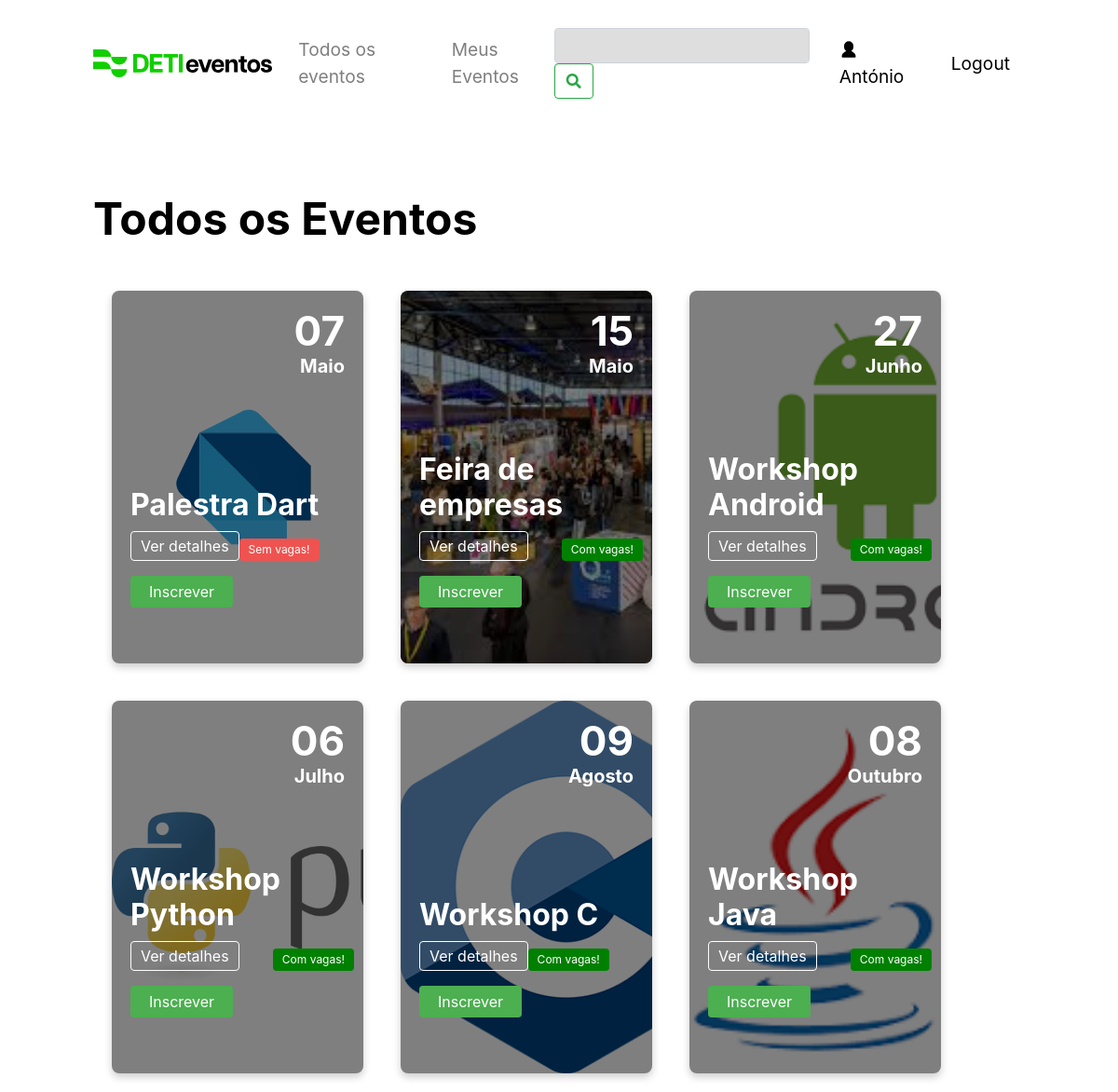
/todos_os_eventos (signed in), run on the app's committed database.
### tables this page shows
CREATE TABLE users (
    id INTEGER PRIMARY KEY,
    email TEXT NOT NULL,
    name TEXT NOT NULL,
    password TEXT NOT NULL
    );

CREATE TABLE events (
    id INTEGER PRIMARY KEY,
    name TEXT NOT NULL,
    description TEXT NOT NULL,
    location TEXT NOT NULL,
    image TEXT,
    date DATE,
    user_id INTEGER,           
    colaborator TEXT , 
    vagas INTEGER,
    lotacao INTEGER,
    preco INTEGER,
    esgotado boolean DEFAULT 0,
    FOREIGN KEY(user_id) REFERENCES users(id)
    );

### DETI_EVENTOS_CODIGO/app.py (the view)
@app.route('/todos_os_eventos')
def todos_os_eventos():
    user_id = get_user_id(session.get('user_email'))
    print(user_id)
    if 'user_email' not in session:
        return redirect(url_for('login'))
    events = get_events()
    converted_events = []
    for event in events:
        converted_event = list(event)
        converted_event[5] = datetime.strptime(event[5], '%Y-%m-%d').date()
        converted_events.append(tuple(converted_event))
    converted_events.sort(key=lambda x: x[5])
    is_admin = 'user_email' in session and session.get('user_email') == "admin@gmail.com"
    name  = session.get('user_name')
    if name is  not None:
        user = True
    event = get_events()
    return render_template('todos_os_eventos.html', events=converted_events, is_admin=is_admin, user=user, name=name, event=event)

### DETI_EVENTOS_CODIGO/app.py (called while the page is built)
@app.template_filter('formatdate')
def format_date(value, format='%d-%B'):
    if value is None:
        return ""
    month_names = {
        'January': 'Janeiro', 'February': 'Fevereiro', 'March': 'Março',
        'April': 'Abril', 'May': 'Maio', 'June': 'Junho',
        'July': 'Julho', 'August': 'Agosto', 'September': 'Setembro',
        'October': 'Outubro', 'November': 'Novembro', 'December': 'Dezembro'
    }
    formatted_date = value.strftime(format)
    for eng, pt in month_names.items():
        formatted_date = formatted_date.replace(eng, pt)
    return formatted_date

### DETI_EVENTOS_CODIGO/models.py (called while the page is built)
def get_user_id(email):
    connection = sqlite3.connect('data.db', check_same_thread=False)
    cursor = connection.cursor()
    cursor.execute("SELECT id FROM users WHERE email = ?", (email,))
    user_id = cursor.fetchall()
    if len(user_id) == 0:
        return None
    return user_id[0][0]

def get_events():
    connection = sqlite3.connect('data.db', check_same_thread=False)
    cursor = connection.cursor()
    try:
        cursor.execute("SELECT * FROM events")
        results = cursor.fetchall()
        return results
    except Exception as e:
        print(e)
        return None

### DETI_EVENTOS_CODIGO/templates/todos_os_eventos.html (shortened to what this page needs)
<!DOCTYPE html>
<html lang="en">
<head>
  <link rel="stylesheet" href="https://cdnjs.cloudflare.com/ajax/libs/font-awesome/5.15.1/css/all.min.css">
  <link rel="stylesheet" href="https://stackpath.bootstrapcdn.com/bootstrap/4.3.1/css/bootstrap.min.css">
  <link rel="stylesheet" href="/static/css/navbar_style.css">
  <link rel="stylesheet" href="/static/css/style.css">
  <link rel="stylesheet" href="/static/css/pop_up.css">
  <link rel="stylesheet" href="https://cdnjs.cloudflare.com/ajax/libs/font-awesome/5.15.3/css/all.min.css">
  <link rel="stylesheet" href="https://cdn.jsdelivr.net/npm/sweetalert2@11/dist/sweetalert2.min.css">
</head>
<body>
  <nav class="navbar_style navbar navbar-expand-lg navbar-light bg-light">
    <a href="/">
      <img src="/static/images/DETI.svg" alt="DETI Logo">
    </a>
    <div class="collapse navbar-collapse" id="navbarNav">
      <ul class="navbar-nav">
        <li class="nav-item">
          <a class="nav-link navbar_style_links" href="/todos_os_eventos">Todos os eventos</a>
        </li>
        <li class="nav-item">
          <a class="nav-link navbar_style_links" href="/meus_eventos">Meus Eventos</a>
        </li>
      </ul>
      <form class="form-inline ml-auto" action="/search" method="get">
        <input class="form-control mr-sm-2 navbar_style_search" type="text" placeholder="" name="q"
          aria-label="Campo_Pesquisa">
        <button class="btn btn-outline-success my-2 my-sm-0" type="submit"><i class="fas fa-search"
            aria-label="Botao_Pesquisar"></i></button>
      </form>
        {% if user %}
        <a class="nav-link ml-2 navbar_style_login" href="/meus_eventos">
          <img class="login-icon" src="static/images/user_icon.svg" alt="User Icon">
          {{ name }}
          {% endif %}
        </a>
        <a class="nav-link ml-2 navbar_style_login" href="/logout">
          Logout
        </a>
    </div>
  </nav>
  <div class="events-header">
    <h1>Todos os Eventos</h1>
  </div>
  <div class="event-card-container">
    {% for event in events %}
    <div class="event-card" style="background-image: url('{{event[4]}}'); background-size: cover; margin: 20px;">
      <div class="event-content">
        <div class="event-day">{{ event[5]|formatdate('%d') }}</div>
        <div class="event-month">{{ event[5]|formatdate('%B') }}</div>
      </div>
      <div class="event-info">
        <h2 class="event-title">{{event[1]}}</h2>
        <div class="event-details">
          <p class="event-details-btn" id="details-btn" data-event-id="{{ event[0] }}" data-event-title="{{ event[1] }}"
            data-event-description="{{ event[2] }}" data-event-organizer="{{ event[3] }}"
            data-event-image="{{ event[4] }}" data-event-date="{{ event[5] }}" data-event-capacity="{{ event[8] }}"
            data-event-price="{{ event[9] }}" data-event-vacancies="{{ event[10] }}"
            data-event-location="{{ event[6] }}" data-event-collaborator="{{ event[7] }}"
            data-event-category="{{ event[12] }}">Ver detalhes</p>
          {% if event[11]%}
          <p class="event-status-btn"> Sem vagas!</p>
          {% endif %}
          {% if not event[11]%}
          <p class="event-status-btn-verde"> Com vagas!</p>
          {% endif %}
        </div>
        {% if not is_admin %}
        <form method="POST" action="/inscrever/{{ event[0] }}">
          {% if user_events and user_events[1][0] == user_id and event[0] == user_events[1][1] %}
          <button type="submit" class="desinscrever-button"> Desinscrever</button>
          {% else %}
          <button type="submit" class="inscrever-button">Inscrever</button>
          {% endif %}
        </form>
        {% endif %}
      </div>
    </div>
    {% endfor %}
  </div>
</body>
</html>

### DETI_EVENTOS_CODIGO/static/css/navbar_style.css (style rules this page uses)
.navbar_style { padding: 30px 0px; margin-bottom: 70px; display: flex; background-color: white !important; font-size: 1.2rem !important; }
.navbar_style img { height: 30px; }
.nav-item { margin-left: 20px !important; }
.navbar_style_login { color: #000 !important; }
.navbar_style_search { background-color: #DEDEDE !important; }
.login-icon { height: 20px; width: 20px; margin-top: -3px; }

### DETI_EVENTOS_CODIGO/static/css/style.css (style rules this page uses)
:root { --primary-color: #4CAF50; --secundary-color: black; }
body { margin: 0; padding: 0 100px; font-family: Inter, sans-serif; }
h1 { color: black; font-weight: 700; font-size: 3rem; }
h2 { color: black; font-weight: 700; font-size: 3rem; }
.navbar { background-color: white; color: var(--secundary-color); overflow: auto; }
.events-header { display: flex; margin-bottom: 20px; justify-content: space-between; align-items: center; }
.event-card-container { display: flex; flex-wrap: wrap; }
.event-card { position: relative; width: 270px; height: 25rem; padding: 20px; border-radius: 8px; box-shadow: 0 4px 8px rgba(0, 0, 0, 0.2); overflow: hidden; margin-right: 20px; background: #fff; margin: 20px; }
.event-card::before { content: ""; position: absolute; top: 0; right: 0; bottom: 0; left: 0; background: rgba(0, 0, 0, 0.5); }
.event-info { position: absolute; bottom: 15%; padding-right: 10px; }
.event-title { margin: 8px 0; font-size: 2rem; color: white; }
.event-details-btn, .event-status-btn, .event-status-btn-verde { padding: 3px 10px; border: none; border-radius: 4px; cursor: pointer; }
.event-details-btn { border: 1px solid white; color: white; }
.event-status-btn { background-color: #ef5350; color: white; font-size: 12px; }
.event-status-btn-verde { background-color: green; color: white; font-size: 12px; }
.event-details { display: flex; justify-content: space-between; align-items: flex-end; }
.event-content { display: block; position: relative; text-align: right; color: white; font-size: 2rem; font-weight: 700; }
.event-day { margin-top: -10px; font-size: 44px; }
.event-month { font-size: 1.25rem; margin-top: -10px; }
.event-content, .event-info, .event-details, .event-title, .event-details-btn, .event-status-btn { color: white; }
.inscrever-button { background-color: #4CAF50; color: white; padding: 5px 20px; border: none; border-radius: 4px; cursor: pointer; }

### data on the page
users: name "António"
events: image (picture), event "07", event "Maio", name "Palestra Dart", esgotado "Sem vagas!"
events: image (picture), event "15", event "Maio", name "Feira de empresas", esgotado "Com vagas!"
events: image (picture), event "27", event "Junho", name "Workshop Android", esgotado "Com vagas!"
events: image (picture), event "06", event "Julho", name "Workshop Python", esgotado "Com vagas!"
events: image (picture), event "09", event "Agosto", name "Workshop C", esgotado "Com vagas!"
events: image (picture), event "08", event "Outubro", name "Workshop Java", esgotado "Com vagas!"
